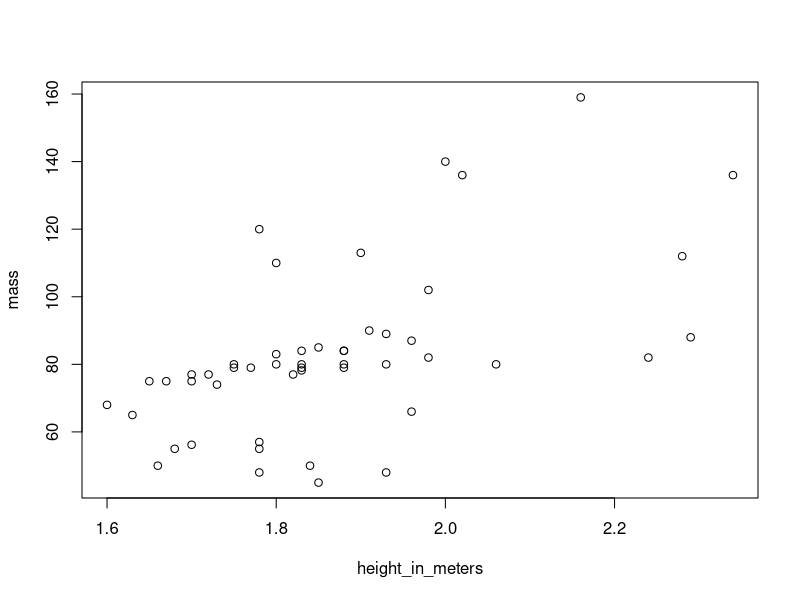
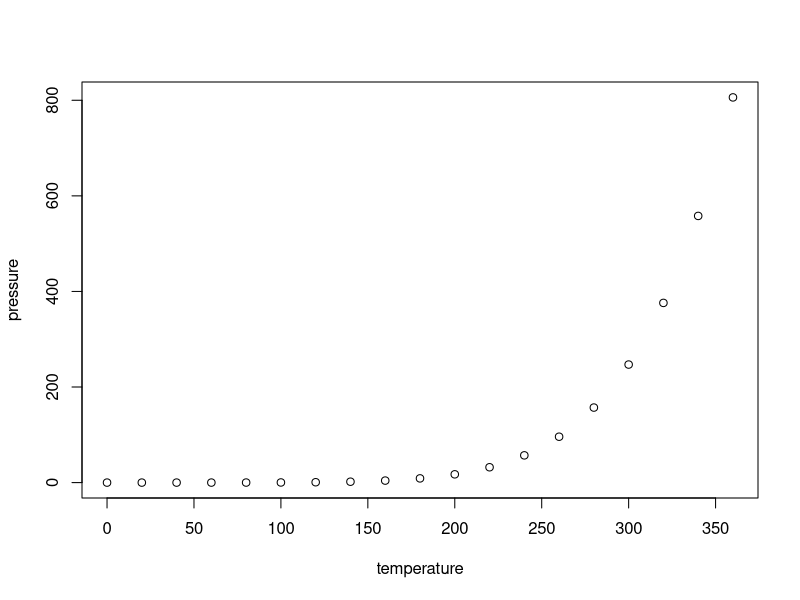
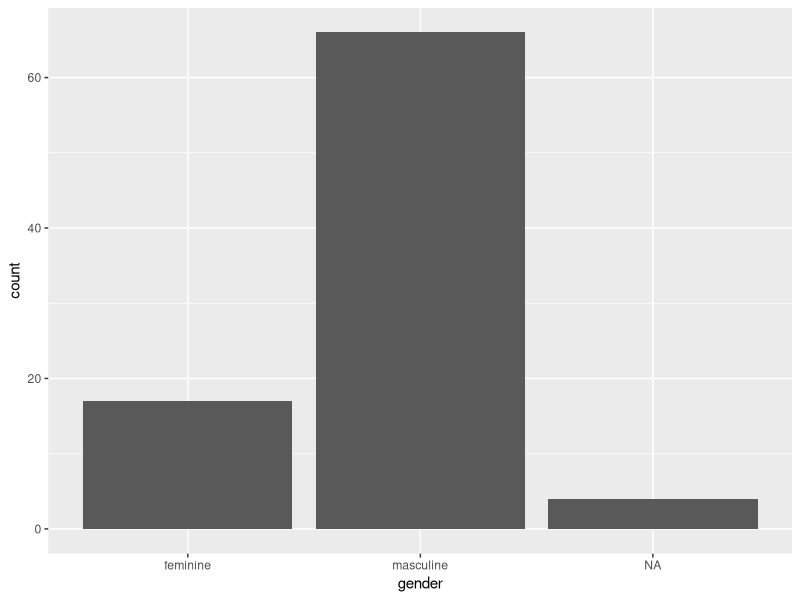
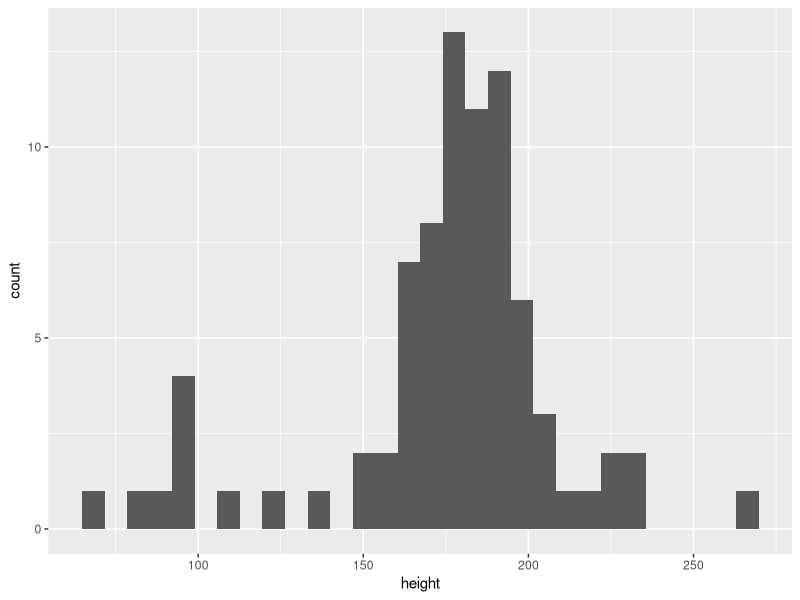

The R source for these figures, in order:
require(tidyverse)
starwars %>% 
  filter(height > 150 & mass <200) %>% 
  mutate(height_in_meters=height/100) %>% 
  select(height_in_meters,mass) %>% 
  arrange(mass) %>% 
  #View()
  plot()

levels(starwars$sex)

View(starwars)
plot(pressure)
require(ggplot2)
ggplot(data=starwars,
       mapping=aes(x=gender)) + geom_bar() 

require(tidyverse)
starwars %>% 
  drop_na(height) %>% 
  ggplot(aes(height))+
  geom_histogram()

